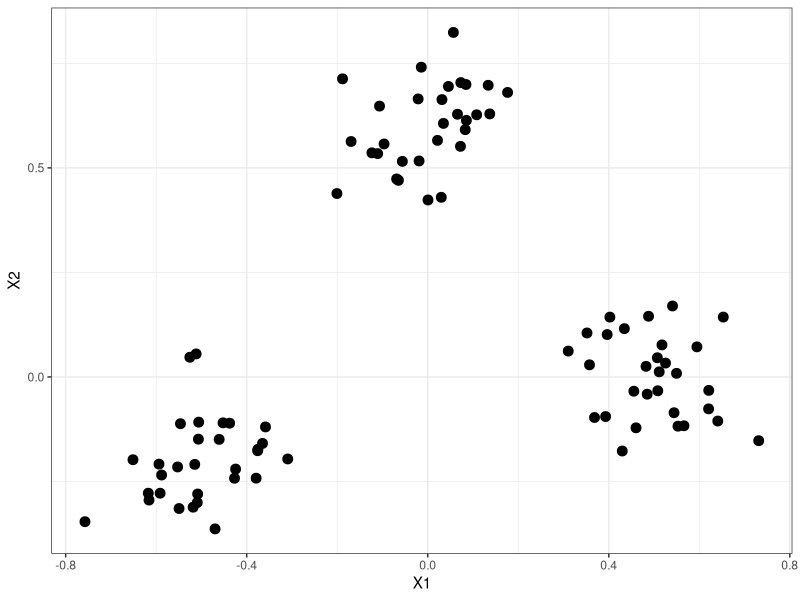
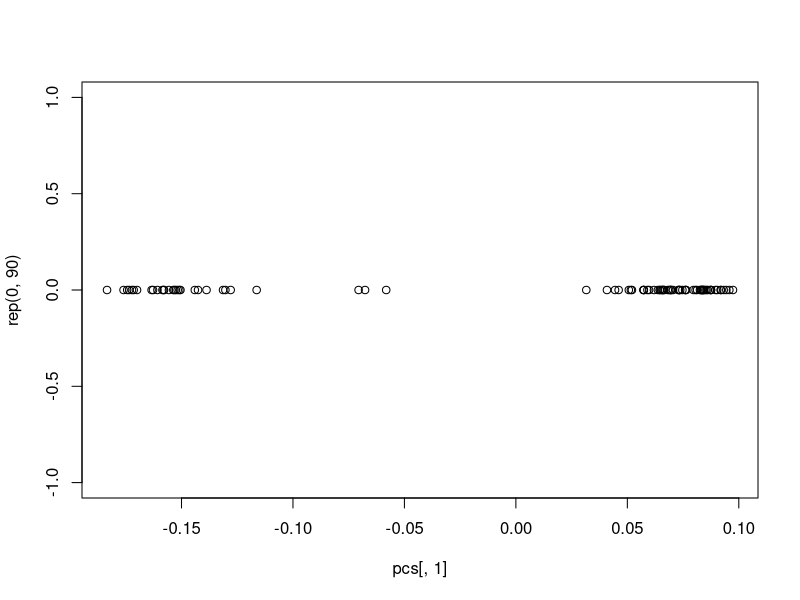

These charts were generated, in order, by the following R code:
# MI2 Sheet 04 (Kernel PCA)


library(ggplot2)
library(kernlab)

### 4.1)

# a)

rnorm2 <- function(n,mean,sd){
    mean+sd*scale(rnorm(n))
}

toy_data <- data.frame(X1 = c(rnorm2(30, -.5, .1), rnorm2(30, 0, .1), rnorm2(30, .5, .1)),
                       X2 = c(rnorm2(30, -.2, .1), rnorm2(30, .6, .1), rnorm2(30, 0, .1)))


# check the result
ggplot(toy_data, aes(x = X1, y = X2)) + 
    geom_point(size = 3) + 
    theme_bw() 



# b)

#kpc <- kpca(~., data=toy_data, kernel="rbfdot", kpar=list(sigma=0.2), features=2)

sqnorm <- function (x1, x2) {
    temp <- x1 - x2
    sum(temp * temp)
} 

rbf <- function(x1, x2, sigma){
    return(exp(-(sqnorm(x1,x2)/2*sigma^2)))
}


# generate empty kernel matrix
K <- matrix(nrow = nrow(toy_data), ncol = nrow(toy_data))


for(i in 1:nrow(toy_data)){
    for(j in 1:nrow(toy_data)){
        K[i, j] <- rbf(toy_data[i,], toy_data[j, ], sigma = 6)
    }
}


# centering
N <- matrix(1/nrow(K), nrow = nrow(K), ncol = ncol(K))

K_cen <- K - N%*%K - K%*%N + N%*%K%*%N


# 1/p*K*a_k  = λ_k*a_k
# --> multiply K_cen by 1/p and extract normalized eigenvectors

p = nrow(K_cen)

eigenvecs <- eigen(1/p*K_cen)$vectors
eigenvals <- eigen(1/p*K_cen)$values

# The coefficients are stored in the object eigenvecs



# c)

min1 <- min(toy_data$X1)
min2 <- min(toy_data$X2)

max1 <- max(toy_data$X1)
max2 <- max(toy_data$X2)

s1 = seq(min1, max1, length.out = 9)
s2 = seq(min2, max2, length.out = 10)

S = data.frame(rep(s1, each = 10), rep(s2, times = 9))
#plot(S[,1], S[,2])


pcs <- eigenvecs[, 1:8]

plot(pcs[,1], rep(0, 90))
